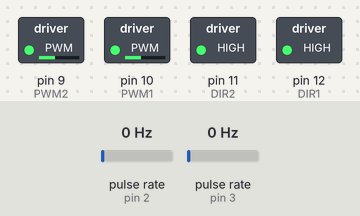
The sketch below on a simulated Arduino Uno, built with avr-gcc and run on an emulated ATmega328P. Shown: switched loads named in the sketch (green lamp = pin HIGH). Wiring (inferred from the names in the program): 2 × pulse sensor: data pin 2 / data pin 3. Inputs (shaded band) come from the test bench; at power-on: pulse rate (sensors on pin 2, pin 3) 0 Hz. What the sketch prints to the serial monitor is not drawn.

Above: at 0.1 s.
Timing chart, 0 to 1.6 s (numbered marks = the images above):
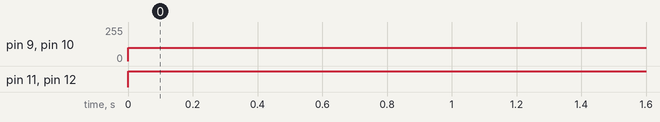

Measured:
- by itself, pin 9 (PWM2), pin 10 (PWM1): 0/255 → 100/255 at 0.00 s
- by itself, pin 11 (DIR2), pin 12 (DIR1): LOW → HIGH at 0.00 s

The sketch:

Cytron_Encoder_Movement.ino
```cpp
const byte encoder1 = 3;
const byte encoder2 = 2;
const float stepcount = 40;
const float wheeldia = 100;
volatile int counter_A = 0;
volatile int counter_B = 0;

//Motor1

int DIR1 = 12;
int PWM1 = 10;

//Motor2

int DIR2 = 11;
int PWM2 = 9;

//ISR - Interrupt Service Routine (counting pulses with interrupts)


void ISR_countA()
{
  counter_A++;
}

void ISR_countB()
{
  counter_B++;
}
int CMtoSteps(float cm){
  Serial.begin(9600);
  int result;
  float circumference = (wheeldia * 3.14) / 10;
  Serial.print("Circumference is...");
  Serial.println(circumference);
  float cm_step = circumference/stepcount;
  Serial.print("cm_step is...");
  Serial.println(cm_step);
  float f_result = cm/cm_step;
  Serial.print(f_result);
  result = (int) f_result;
  Serial.print(result);

//1 STEP = 0.785 CM

  return result;
}
void Forward(int steps, int mspeed)
{
  counter_A = 0;
  counter_B = 0;

   digitalWrite(DIR1, HIGH);
   digitalWrite(DIR2, HIGH);

   Serial.println("Moving Forward");
   while(steps >= counter_A || steps >= counter_B){
    if (steps > counter_A){
      analogWrite(PWM1, mspeed);
    } else {
      analogWrite(PWM1, 0);
    }
    if (steps > counter_B){
      analogWrite(PWM2, mspeed);
    }else{
      analogWrite(PWM2, 0);
    }
   }


   analogWrite(PWM1, 0);
   analogWrite(PWM2, 0);
   counter_A = 0;
   counter_B = 0;
}
void setup() {
Serial.begin(9600);
pinMode(DIR1,OUTPUT);
pinMode(DIR2,OUTPUT);
pinMode(PWM1,OUTPUT);
pinMode(PWM2,OUTPUT);
pinMode(encoder1, INPUT);
pinMode(encoder2, INPUT);
  attachInterrupt(digitalPinToInterrupt (encoder1), ISR_countA, RISING);
  attachInterrupt(digitalPinToInterrupt (encoder2), ISR_countB, RISING);

  Forward(1000, 100);

}


void loop() {


}
```
